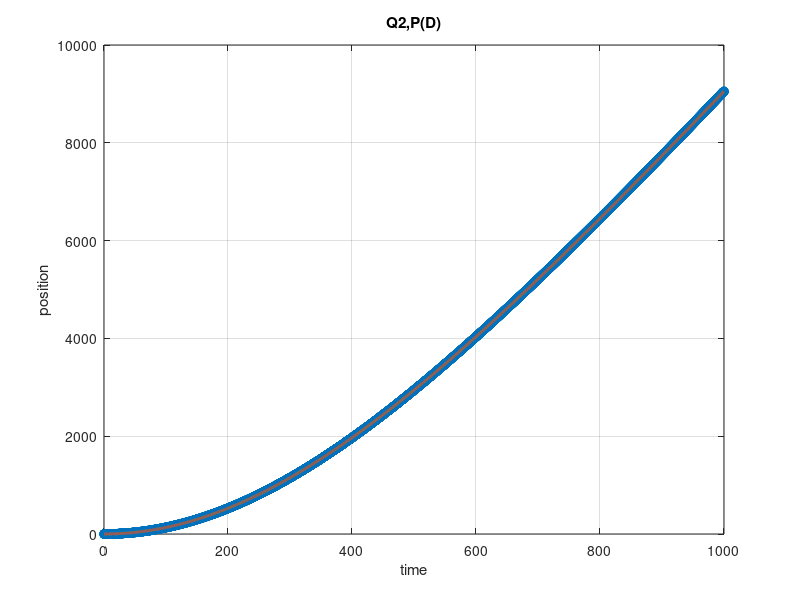

Reproduce this figure in MATLAB. (Note: this script raises an error after producing the figure.)
clc
clear
close all
Cd = 0.208;
A = 2.2; %%m^2
Ut = 1.2;
Ur = 0.01;
m = 1980; %%kg
p = 1.223; %% kg/m^3
g = 9.81; %%m/s^2


vtdt = @(t,V) -(1/(2*m))*Cd*p*A*(V^2)-Ur*m*g+Ut*m*g;
%%% 0 to 60 mph
t_span = 0:.1:1000;
IC = [0;0];%%[position, velocity]

dxdt = @(t,x) [x(2);-(1/(2*m))*Cd*p*A*(x(2)^2)-0.01*g+Ut*g];

[t,X] = ode45(dxdt,t_span,IC);
V60 = find(X(:,2)>=26.7);V60 = V60(1,1);
t60 = t(V60,1); %%estimate 0-60 time s
x60 = X(V60,1); %% etimate distance m
fprintf('The 0 to 60 time for tesla model s was claculated to be %s seconds. And the total distance traveled is %d meters.\n',t60,x60)




%%%%%%%%%%%%question (d)%%%%%%%%%%%%%%%%%%%%%%%%%%%%%%%%%%%%%%%%%%%%%%%%%
%%% velocity and distance if the car starts from rest and is supplied
%%% with a tractive force from 30 mph (13.42m/s)

dxdt = @(t,x) [x(2);-(1/(2*m))*Cd*p*A*(x(2)^2)-.01*g+.01275*g];
[t,d] = ode45(dxdt,t_span,IC);

figure('Name','Q2,P(D)')
plot(t,d(:,1),"o","LineWidth",1)
title('Q2,P(D)')
grid on
hold on
plot(t,d(:,1),'LineWidth',2)
xlabel('time')
ylabel('position')
yyaxis right
ylabel('velocity')
hold on
plot(t,d(:,2),"o","LineWidth",1)
hold on
plot(t,d(:,2),'LineWidth',2,'LineStyle','-','Color','black')
xlabel('time')



%%%%%%%%%%%%%%%question (e)$$$$$$$$$$$$$$$$$$$$$$$$$$$$$$$$$$$$$$$$$$$
IC = [0;13.4112];%%[position, velocity]
dxdt = @(t,x) [x(2);-(1/(2*m))*Cd*p*A*(x(2)^2)-Ur*g+Ut*g];

[t,d] = ode45(dxdt,0:.05:3,IC);

tt = zeros(1,1);
dd = zeros(1,1);
i=1;
while d(i,2)<27
tt(i,1) = t(i);
dd(i,1) = d(i);
dd(i,2) = d(i,2);

i = i+1;
end

figure('Name','Q2,P(e)')
plot(tt,dd(:,1),"o","LineWidth",1)
title('Q2,P(e)')
grid on
hold on
plot(tt,dd(:,1),'LineWidth',2)
xlabel('time')
ylabel('position')
hold on
yyaxis right
ylabel('velocity')
plot(tt,dd(:,2),'color','black','LineWidth',2,'LineStyle','-')
hold on
plot(tt,dd(:,2),"o","LineWidth",1)

%%%%%%%%%%%%%%%%%%%%%%%%question(f)%%%%%%%%%%%%%%%%%%%%%%%%%%%%%%%%%%%%

IC = [0;27];%%[position, velocity]
dxdt = @(t,x) [x(2);(1/(2*m))*Cd*p*A*(x(2)^2)+Ur*g-Ut*g];

[t,d] = ode45(dxdt,0:.05:3,IC);

tt = zeros(1,1);
dd = zeros(1,1);
i=1;
while d(i,2)>13
tt(i,1) = t(i);
dd(i,1) = d(i);
dd(i,2) = d(i,2);

i = i+1;
end

figure('Name','Q2,P(f)')
plot(tt,dd(:,1),"o","LineWidth",1)
title('Q2,P(f)')
grid on
hold on
plot(tt,dd(:,1),'LineWidth',2)
xlabel('time')
ylabel('position')
hold on
yyaxis right
ylabel('velocity')
plot(tt,dd(:,2),'color','black','LineWidth',2,'LineStyle','-')
hold on
plot(tt,dd(:,2),"o","LineWidth",1)

%%%%%%%%%%%%%%%%%%%question (g)%%%%%%%%%%%%%%%%%%%%%%%%%%%%%%%%%%%%%

IC = [0;27];%%[position, velocity]
dxdt = @(t,x) [x(2);(1/(2*m))*Cd*p*A*(x(2)^2)+Ur*g-Ut*g];

[t,d] = ode45(dxdt,0:.05:10,IC);

tt = zeros(1,1);
dd = zeros(1,1);
i=1;
while d(i,2)>=0
tt(i,1) = t(i);
dd(i,1) = d(i);
dd(i,2) = d(i,2);

i = i+1;
end

figure('Name','Q2,P(g)')
plot(tt,dd(:,1),"o","LineWidth",1)
title('Q2,P(g)')
grid on
hold on
plot(tt,dd(:,1),'LineWidth',2)
xlabel('time')
ylabel('position')
hold on
yyaxis right
ylabel('velocity')
plot(tt,dd(:,2),'color','black','LineWidth',2,'LineStyle','-')
hold on
plot(tt,dd(:,2),"o","LineWidth",1)


fprintf('The 60 to 0 time for tesla model s was claculated to be')
t_rest = max(tt)
x_rest = max(dd(:,1))


